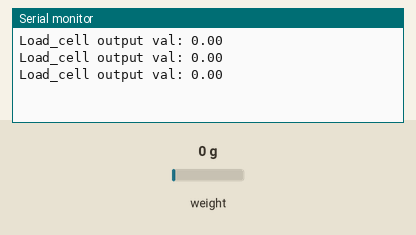
Bench run of a sketch on a simulated Arduino Uno, built with avr-gcc and run on an emulated ATmega328P. On the bench: the last lines printed to the serial monitor. Inputs (shaded band) come from the test bench; at power-on: weight on the scale 0 g.

Above: at 3.6 s.
3.7 s: weight on the scale set to 100 g
At 4.4 s:
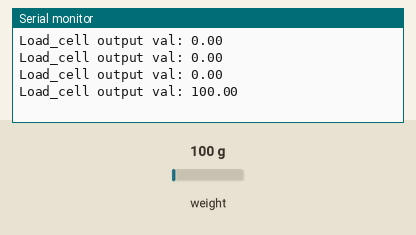
5.2 s: weight on the scale set to 1250 g
At 5.9 s:
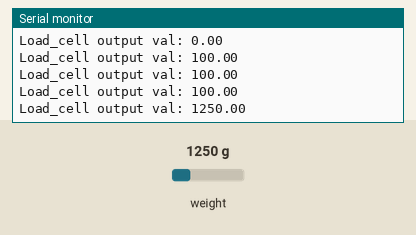
Timing chart, 0 to 8.2 s (numbered marks = the images above; inputs shaded):
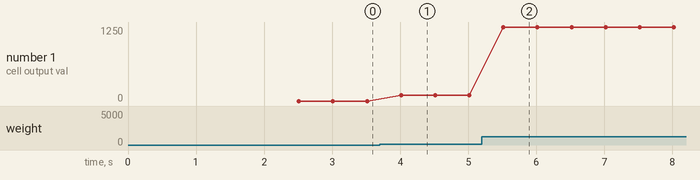

The sketch:

gewicht_sensor.ino
```cpp
/*
   -------------------------------------------------------------------------------------
   HX711_ADC
   Arduino library for HX711 24-Bit Analog-to-Digital Converter for Weight Scales
   Olav Kallhovd sept2017
   -------------------------------------------------------------------------------------
*/

/*
   Settling time (number of samples) and data filtering can be adjusted in the config.h file
   For calibration and storing the calibration value in eeprom, see example file "Calibration.ino"

   The update() function checks for new data and starts the next conversion. In order to acheive maximum effective
   sample rate, update() should be called at least as often as the HX711 sample rate; >10Hz@10SPS, >80Hz@80SPS.
   If you have other time consuming code running (i.e. a graphical LCD), consider calling update() from an interrupt routine,
   see example file "Read_1x_load_cell_interrupt_driven.ino".

   This is an example sketch on how to use this library
*/

#include <HX711_ADC.h>

//pins:
const int HX711_dout = 6; //mcu > HX711 dout pin
const int HX711_sck = 7; //mcu > HX711 sck pin

//HX711 constructor:
HX711_ADC LoadCell(HX711_dout, HX711_sck);

const int calVal_calVal_eepromAdress = 0;
unsigned long t = 0;
float gewicht = 0; // global declaration for gewicht


void setup() {
  Serial.begin(57600); delay(10);
  //Serial.println();
  //Serial.println("Starting...");

  float calibrationValue = 23.20; // calibration value

  const long newTareOffset = 8271272; // tera offset (zero point)
  LoadCell.setTareOffset(newTareOffset); // Set tare offset

  LoadCell.begin();
  //LoadCell.setReverseOutput();
  unsigned long stabilizingtime = 2000; // tare preciscion can be improved by adding a few seconds of stabilizing time
  boolean _tare = false; //set this to false if you don't want tare to be performed in the next step/ or true to cal an comment long tare diclaration
  LoadCell.start(stabilizingtime, _tare);
  if (LoadCell.getTareTimeoutFlag()) {
    Serial.println("ERROR: CHECK WIRING");
  }
  else {
    LoadCell.setCalFactor(calibrationValue); // set calibration factor (float)
    //Serial.println("Startup is complete");
  }
  while (!LoadCell.update());
  //Serial.print("Calibration value: ");
  //Serial.println(LoadCell.getCalFactor());
  //Serial.print("HX711 measured conversion time ms: ");
  //Serial.println(LoadCell.getConversionTime());
  //Serial.print("HX711 measured sampling rate HZ: ");
  //Serial.println(LoadCell.getSPS());
  //Serial.print("HX711 measured settlingtime ms: ");
  //Serial.println(LoadCell.getSettlingTime());
  //Serial.println("Note that the settling time may increase significantly if you use delay() in your sketch!");
  if (LoadCell.getSPS() < 7) {
    Serial.println("ERROR: CHECK WIREING");
  }
  else if (LoadCell.getSPS() > 100) {
    Serial.println("ERROR: CHECK WIREING");
  }
}


void loop() {
  static boolean newDataReady = 0;
  const int serialPrintInterval = 500; //increase value to slow down serial print activity
  float gewicht = 0; // global declaration for gewicht
  // check for new data/start next conversion:
  if (LoadCell.update()) newDataReady = true;

  // get smoothed value from the dataset:
  if (newDataReady) {
    if (millis() > t + serialPrintInterval) {
      gewicht = LoadCell.getData();
      Serial.print("Load_cell output val: ");
      Serial.println(gewicht);
      //Serial.println(LoadCell.getTareOffset());
      newDataReady = 0;
      t = millis();
    }
  }


}
```

Measured:
- after the input at 3.7 s, the serial monitor: prints a new line after 0.31 s (image 1)
- after the input at 5.2 s, the serial monitor: prints a new line after 0.32 s (image 2)
- plotted number 1: 0 → 100 after the input at 3.7 s, 100 → 1250 after the input at 5.2 s
